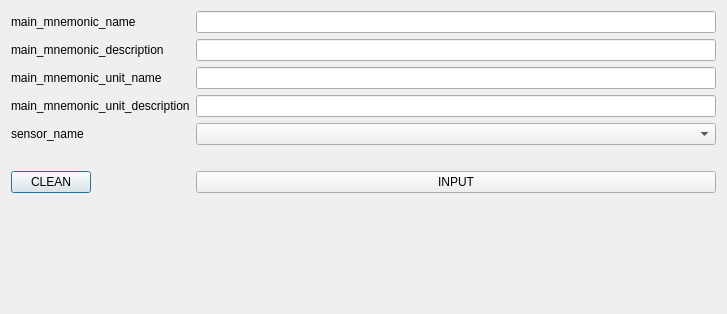
<?xml version="1.0" encoding="UTF-8"?>
<ui version="4.0">
 <class>MainMnemonicAddWindow</class>
 <widget class="QDialog" name="MainMnemonicAddWindow">
  <property name="geometry">
   <rect>
    <x>0</x>
    <y>0</y>
    <width>727</width>
    <height>314</height>
   </rect>
  </property>
  <property name="windowTitle">
   <string>Main Mnemonic Add Window</string>
  </property>
  <layout class="QFormLayout" name="formLayout">
   <item row="0" column="0">
    <widget class="QLabel" name="label_2">
     <property name="text">
      <string>main_mnemonic_name</string>
     </property>
    </widget>
   </item>
   <item row="0" column="1">
    <widget class="QLineEdit" name="lineEdit_main_mnemonic_name"/>
   </item>
   <item row="1" column="0">
    <widget class="QLabel" name="label">
     <property name="text">
      <string>main_mnemonic_description</string>
     </property>
    </widget>
   </item>
   <item row="1" column="1">
    <widget class="QLineEdit" name="lineEdit_main_mnemonic_description"/>
   </item>
   <item row="2" column="0">
    <widget class="QLabel" name="label_3">
     <property name="text">
      <string>main_mnemonic_unit_name</string>
     </property>
    </widget>
   </item>
   <item row="2" column="1">
    <widget class="QLineEdit" name="lineEdit_main_mnemonic_unit_name"/>
   </item>
   <item row="3" column="0">
    <widget class="QLabel" name="label_main_mnemonic_description">
     <property name="text">
      <string>main_mnemonic_unit_description</string>
     </property>
    </widget>
   </item>
   <item row="3" column="1">
    <widget class="QLineEdit" name="lineEdit_main_mnemonic_unit_description"/>
   </item>
   <item row="4" column="0">
    <widget class="QLabel" name="label_5">
     <property name="text">
      <string>sensor_name</string>
     </property>
    </widget>
   </item>
   <item row="4" column="1">
    <widget class="QComboBox" name="comboBox_sensor_name"/>
   </item>
   <item row="6" column="0">
    <widget class="QPushButton" name="pushButton_CLEAN">
     <property name="text">
      <string>CLEAN</string>
     </property>
    </widget>
   </item>
   <item row="6" column="1">
    <widget class="QPushButton" name="pushButton_INPUT">
     <property name="text">
      <string>INPUT</string>
     </property>
    </widget>
   </item>
   <item row="5" column="1">
    <widget class="QLabel" name="label_input_info">
     <property name="text">
      <string/>
     </property>
    </widget>
   </item>
  </layout>
 </widget>
 <resources/>
 <connections/>
</ui>
